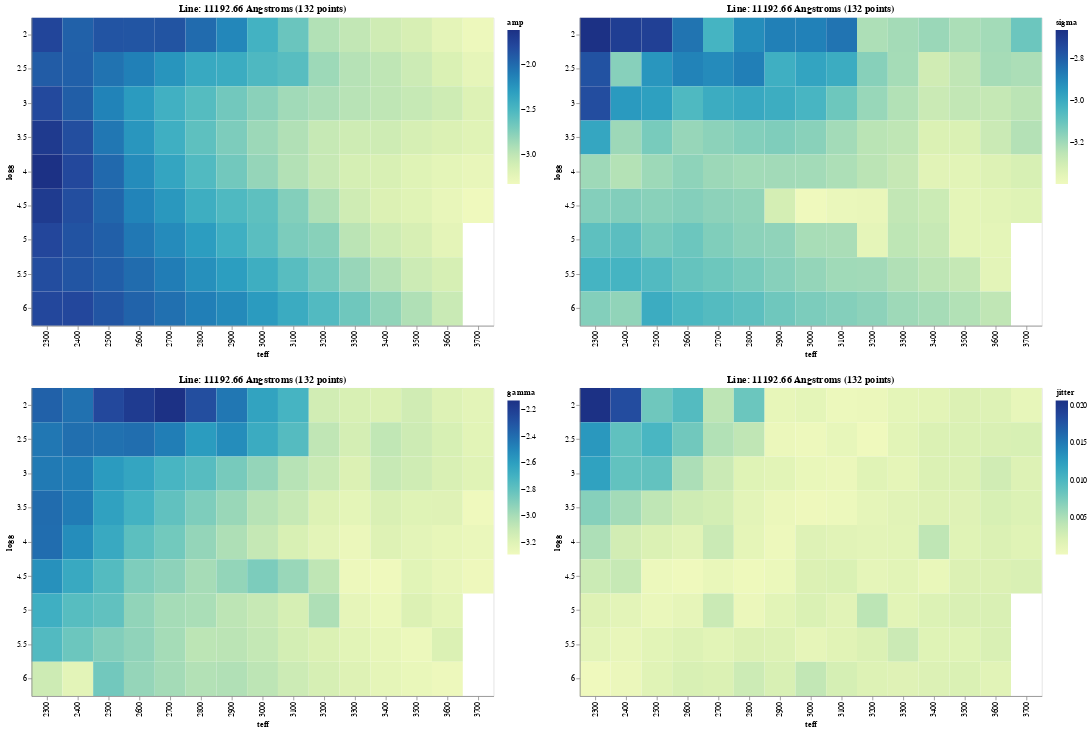

Source (notebook cell):
### Code cell
current_line = counts.index[3]
df_heat = df_solar.query('center == @current_line')
x1 = alt.Chart(df_heat).mark_rect().encode(x='teff:O', y='logg:O', color='amp:Q')\
    .properties(width=600, height=400, title=f'Line: {current_line} Angstroms ({len(df_heat)} points)')
x2 = alt.Chart(df_heat).mark_rect().encode(x='teff:O', y='logg:O', color='sigma:Q')\
    .properties(width=600, height=400, title=f'Line: {current_line} Angstroms ({len(df_heat)} points)')
x3 = alt.Chart(df_heat).mark_rect().encode(x='teff:O', y='logg:O', color='gamma:Q')\
    .properties(width=600, height=400, title=f'Line: {current_line} Angstroms ({len(df_heat)} points)')
x4 = alt.Chart(df_heat).mark_rect().encode(x='teff:O', y='logg:O', color='jitter:Q')\
    .properties(width=600, height=400, title=f'Line: {current_line} Angstroms ({len(df_heat)} points)')
((x1 | x2).resolve_scale(color='independent') & (x3 | x4).resolve_scale(color='independent'))

### Figure 1 — Vega-Lite specification as saved in the notebook (floating-point values rounded to 4 significant figures; data arrays with more than 128 entries replaced by an {"elided": "..."} marker saying what was removed)
{"config": {"view": {"continuousWidth": 300, "continuousHeight": 300}}, "vconcat": [{"hconcat": [{"mark": {"type": "rect"}, "encoding": {"color": {"field": "amp", "type": "quantitative"}, "x": {"field": "teff", "type": "ordinal"}, "y": {"field": "logg", "type": "ordinal"}}, "height": 400, "title": "Line: 11192.66 Angstroms (132 points)", "width": 600}, {"mark": {"type": "rect"}, "encoding": {"color": {"field": "sigma", "type": "quantitative"}, "x": {"field": "teff", "type": "ordinal"}, "y": {"field": "logg", "type": "ordinal"}}, "height": 400, "title": "Line: 11192.66 Angstroms (132 points)", "width": 600}], "resolve": {"scale": {"color": "independent"}}}, {"hconcat": [{"mark": {"type": "rect"}, "encoding": {"color": {"field": "gamma", "type": "quantitative"}, "x": {"field": "teff", "type": "ordinal"}, "y": {"field": "logg", "type": "ordinal"}}, "height": 400, "title": "Line: 11192.66 Angstroms (132 points)", "width": 600}, {"mark": {"type": "rect"}, "encoding": {"color": {"field": "jitter", "type": "quantitative"}, "x": {"field": "teff", "type": "ordinal"}, "y": {"field": "logg", "type": "ordinal"}}, "height": 400, "title": "Line: 11192.66 Angstroms (132 points)", "width": 600}], "resolve": {"scale": {"color": "independent"}}}], "data": {"name": "data-539866c996749005cfd50cb3faf4819c"}, "$schema": "https://vega.github.io/schema/vega-lite/v5.8.0.json", "datasets": {"data-539866c996749005cfd50cb3faf4819c": {"elided": "132 records"}}}
